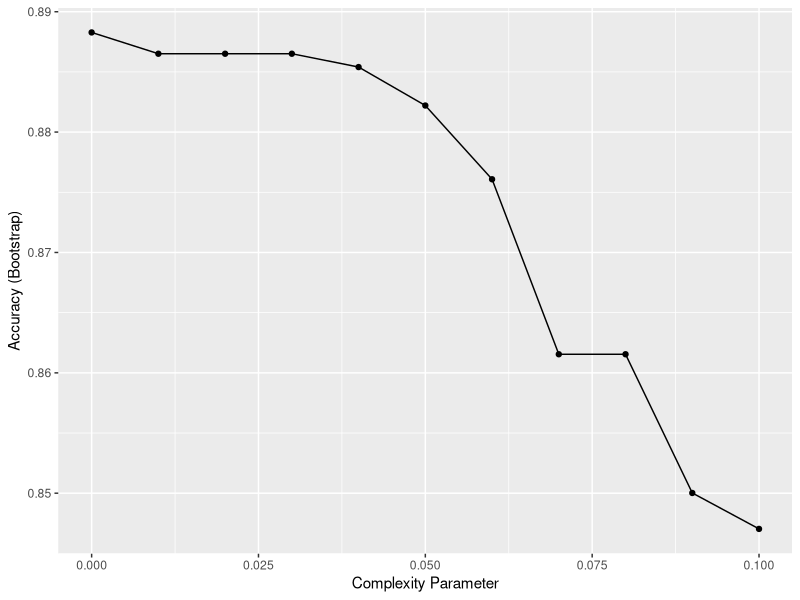
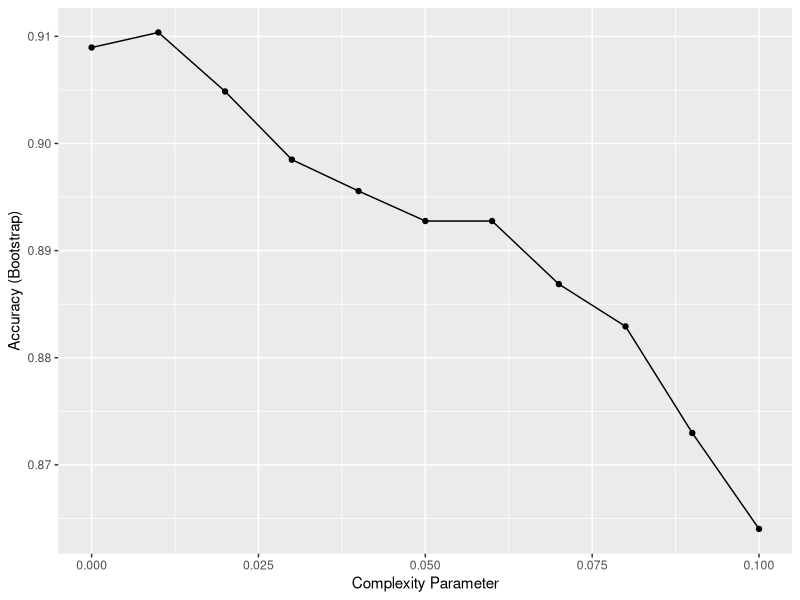

Reproduce these figures in R, in order. (Note: this script raises an error after producing the figures.)
#config
library(tidyverse)
library(dslabs)
library(caret)
library(rpart)

# Q1 - use the train() function to estimate the accuracy, changing the CP to find the most accurate
set.seed(1991, sample.kind = "Rounding")
data("tissue_gene_expression")
y <- tissue_gene_expression$y
x <- tissue_gene_expression$x

train_rpart <- train(x, y, 
                     method = "rpart", 
                     tuneGrid = data.frame (cp=seq(0,0.1,0.01)))
ggplot(train_rpart)

    # EDX CORRECT ANSWER
    fit_rpart <- with(tissue_gene_expression,
                train(x, y, method = "rpart",
                      tuneGrid = data.frame(cp = seq(0,0.1,0.01)),
                      control = rpart.control(minsplit = 0)))
    ggplot(fit_rpart)                

# Q2 - there are only 6 nodes, change tht minsplit to 0, report the accuracy
set.seed(1991, sample.kind = "Rounding")
fit_rpart <- with(tissue_gene_expression,
            train(x, y, method = "rpart",
                  tuneGrid = data.frame(cp = seq(0,0.1,0.01)),
                  control = rpart.control(minsplit = 0)))
confusionMatrix(fit_rpart)

# Q3 - plot the tree from Q2, which gene is at the first split
plot(fit$finalModel, margin = 0.1)
text(fit$finalModel, cex = 0.75)

# Q4 - can we predict the tissue type with fewer than 7 genes? create a Random Forest, what is the mtry that is most accurate
set.seed(1991, sample.kind = "Rounding")
fit_rf <- with(tissue_gene_expression,
               train(x, y, method = "rf", nodesize = 1,
                     tuneGrid = data.frame(mtry = seq(50,200,25))))
plot(fit_rf)
fit_rf$bestTune

# Q5 - varImp() the model
imp <- varImp(fit_rf)
imp

# Q6 - taking the genes from fit_rpart, find them in the random forest model and show their importance
tree_terms <- as.character(unique(fit_rpart$finalModel$frame$var[!(fit_rpart$finalModel$frame$var == "<leaf>")]))
data_frame(term = rownames(imp$importance), 
           importance = imp$importance$Overall) %>%
  mutate(rank = rank(-importance)) %>% arrange(desc(importance)) %>%
  filter(term %in% tree_terms)
